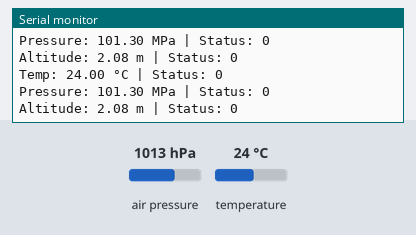
The sketch below on a simulated Arduino Uno, built with avr-gcc and run on an emulated ATmega328P. Shown: the last lines printed to the serial monitor. The inputs (shaded band) are chosen by the test bench; at power-on: air pressure 1013 hPa, temperature 24 °C.

Above: at 1.2 s.
1.3 s: air pressure set to 952 hPa
At 1.96 s:
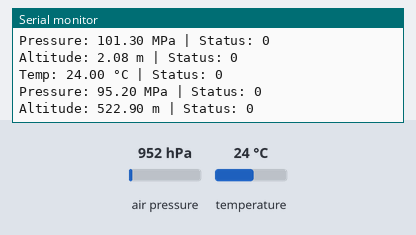
2.8 s: air pressure set to 1048 hPa
At 3.56 s:
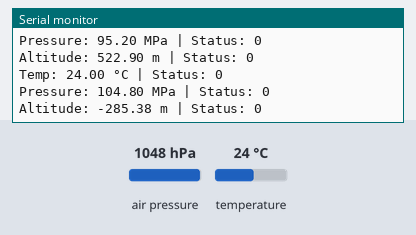
5.9 s: temperature set to 12 °C
At 6.78 s:
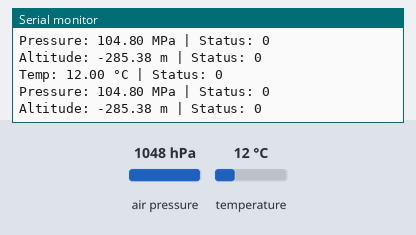
Timing chart, 0 to 8.9 s (numbered marks = the images above; inputs shaded):
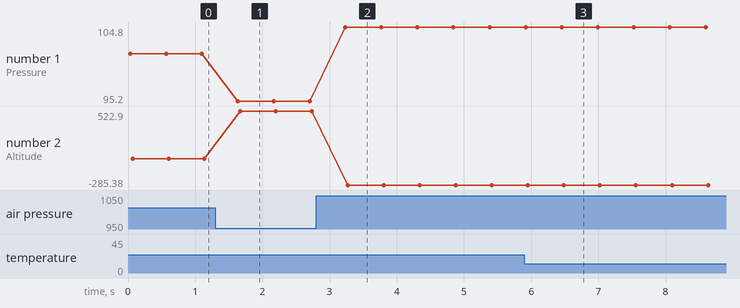

The sketch:

BMP_CV01.ino
```cpp
// In this file you can find the first BMP280 version , without temperature corrections:
#include "Adafruit_Sensor.h"
#include "Adafruit_INA219.h"
#include "Adafruit_BMP280.h"
#include <limits.h>

#define TIMEOUT_US 5000

Adafruit_BMP280 bmp;

/**
 * @brief Returns the current temperature multiplied by 100 to preserve 2 decimal places.
 */
unsigned short getTemperature(long* output) {

  unsigned long start = micros();

  // Raw data acquisition
  float rawTemperature = bmp.readTemperature();

  // Timeout check
  if (micros() - start > TIMEOUT_US) {
    return 3;
  }

  // Data processing
  double tempScaled = rawTemperature * 100.0;

  // Error Validation
  if (tempScaled > INT32_MAX) {
    *output = INT32_MAX;
    return 1;
  }
  else if (tempScaled < -(INT32_MAX + 1)) {
    *output = -(INT32_MAX + 1);
    return 2;
  }

  *output = (long)tempScaled;
  return 0;
}

/**
 * @brief Returns the current presion (MPa) multiplied by 100 to preserve 2 decimal places.
 */
unsigned short getPressure(long* output) {

  unsigned long start = micros();

  // Raw data acquisition
  float rawPressure = bmp.readPressure() / 1000.0;

  // Timeout check
  if (micros() - start > TIMEOUT_US) {
    return 3;
  }

  // Data processing
  double pressureScaled = rawPressure * 100.0;

  // Error Validation
  if (pressureScaled > INT32_MAX) {
    *output = INT32_MAX;
    return 1;
  }
  else if (pressureScaled < -(INT32_MAX + 1)) {
    *output = -(INT32_MAX + 1);
    return 2;
  }

  *output = (long)pressureScaled;
  return 0;
}

/**
 * @brief Returns the current altitude multiplied by 100 to preserve 2 decimal places.
 */
unsigned short getAltitude(long* output) {

  unsigned long start = micros();

  //Raw data acquisition
  float rawAltitude = bmp.readAltitude(1013.25);

  // Timeout check
  if (micros() - start > TIMEOUT_US) {
    return 3;
  }

  // Data processing
  double altitudeScaled = rawAltitude * 100.0;

  // Error Validation
  if (altitudeScaled > INT32_MAX) {
    *output = INT32_MAX;
    return 1;
  }
  else if (altitudeScaled < -(INT32_MAX + 1)) {
    *output = -(INT32_MAX + 1);
    return 2;
  }

  *output = (long)altitudeScaled;
  return 0;
}

void setup() {
  Serial.begin(9600);
  bmp.begin(0x76);

  // Continuous measurement mode
  bmp.setSampling(
    Adafruit_BMP280::MODE_NORMAL,
    Adafruit_BMP280::SAMPLING_X1,
    Adafruit_BMP280::SAMPLING_X1,
    Adafruit_BMP280::FILTER_OFF,
    Adafruit_BMP280::STANDBY_MS_1
  );
}

void loop() {

  long temperature;
  long pressure;
  long altitude;

  unsigned short tStatus;
  unsigned short pStatus;
  unsigned short aStatus;

  tStatus = getTemperature(&temperature);
  pStatus = getPressure(&pressure);
  aStatus = getAltitude(&altitude);

  Serial.print("Temp: ");
  Serial.print(temperature / 100.0);
  Serial.print(" °C | Status: ");
  Serial.println(tStatus);

  Serial.print("Pressure: ");
  Serial.print(pressure / 100.0);
  Serial.print(" MPa | Status: ");
  Serial.println(pStatus);

  Serial.print("Altitude: ");
  Serial.print(altitude / 100.0);
  Serial.print(" m | Status: ");
  Serial.println(aStatus);

  delay(500);
}
```

Measured:
- after the input at 1.3 s, the serial monitor: prints a new line after 0.33 s (image 1)
- after the input at 2.8 s, the serial monitor: prints a new line after 0.44 s (image 2)
- after the input at 5.9 s, the serial monitor: prints a new line after 0.52 s (image 3)
- plotted number 1: 101.3 → 95.2 after the input at 1.3 s, 95.2 → 104.8 after the input at 2.8 s
- plotted number 2: 2.08 → 522.9 after the input at 1.3 s, 522.9 → -285.38 after the input at 2.8 s
